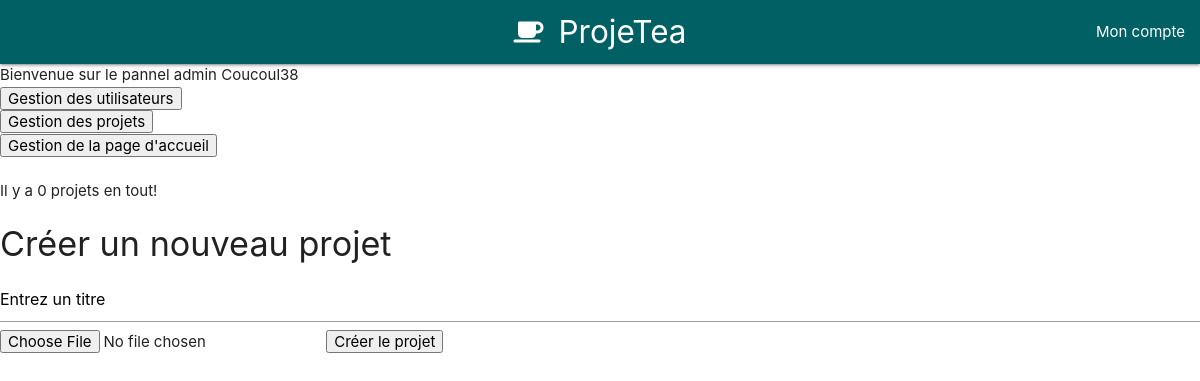
Page /admin.php?id=projects (signed in) on the earlier database version.
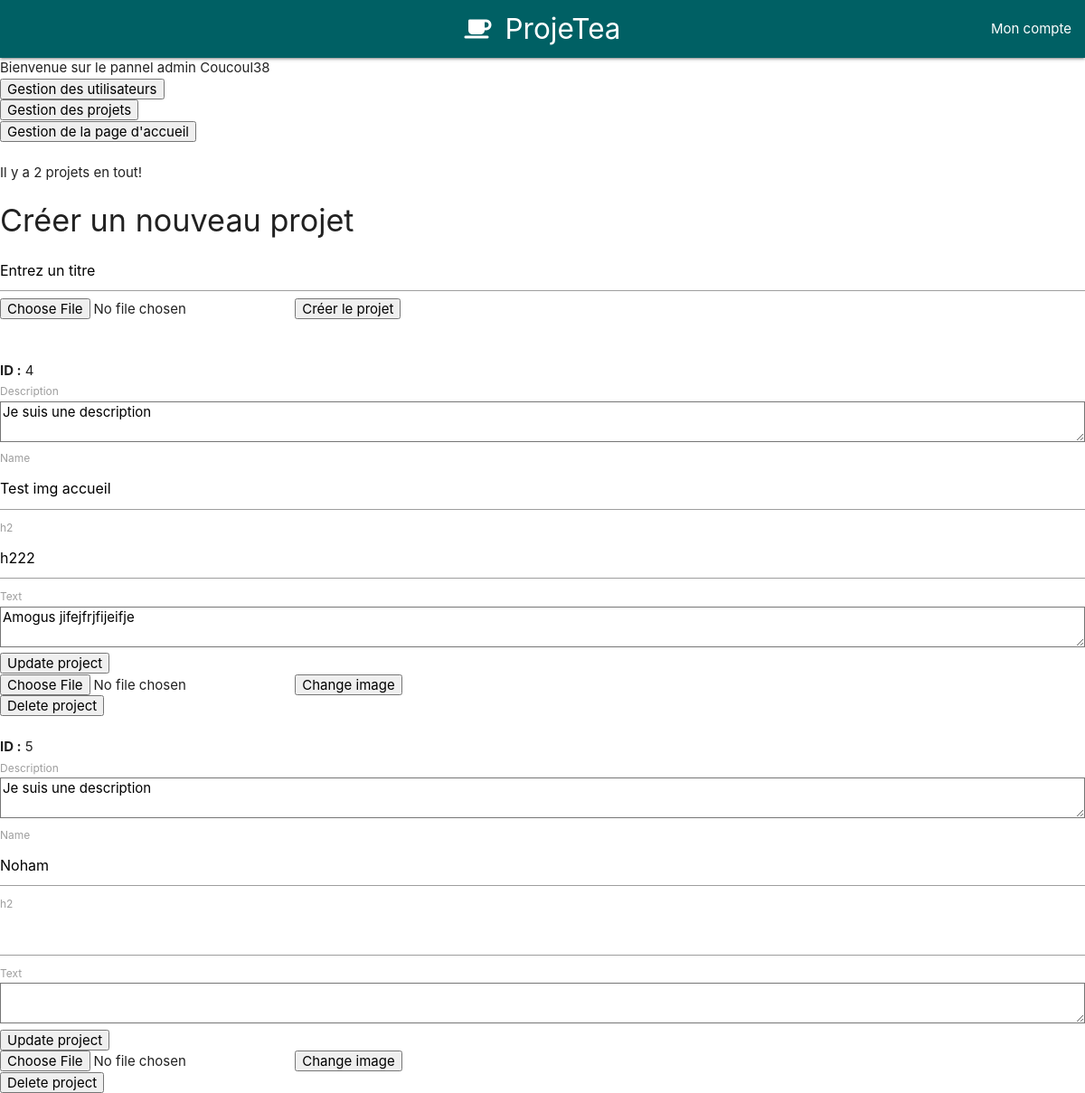
Same page on the later database version.
### tables this page shows
CREATE TABLE `projects` (
  `id` int(100) NOT NULL,
  `name` varchar(200) NOT NULL,
  `img_parallax` varchar(200) DEFAULT NULL,
  `h2` varchar(100) DEFAULT NULL,
  `p1` text,
  `description` varchar(255) NOT NULL DEFAULT 'Je suis une description'
);

### admin.php (the view, shortened to what this page needs)
<?php require "cfg/config.php";
?>
<!DOCTYPE html>
<html lang="fr">
    <head>
      <?php
      require "components/head.php";
      ?>
    </head>
    <body>
        <?php require "components/navbar.php";
        if($_SESSION['user']['admin']==1){
            echo "Bienvenue sur le pannel admin ".$_SESSION['user']['username']."<br>";
            ?>
            <form method='post' action = "admin.php?id=users">
                <input type='submit' value='Gestion des utilisateurs'>
            </form>
            <form method='post' action = "admin.php?id=projects">
                <input type='submit' value='Gestion des projets'>
            </form>
            <form method='post' action="admin.php?id=home">
                <input type='submit' value="Gestion de la page d'accueil">
            </form>
            <?php
            if($_GET['id']=="projects"){
                $sql = "SELECT COUNT(*) FROM projects";
                $pre = $pdo->prepare($sql);
                $pre->execute();
                $projectCount = $pre->fetchColumn();
                echo "<br>Il y a ".$projectCount." projets en tout!<br>";
                $sql = "SELECT * FROM projects";
                $pre = $pdo->prepare($sql);
                $pre->execute();
                $projectList = $pre->fetchall();
                ?>
                <h4>Créer un nouveau projet</h4>
                <form method='post' action='actions/createProject.php' enctype="multipart/form-data">
                    <input type='text' name='title' value='Entrez un titre'>
                    <input type='file' name='image'>
                    <input type='submit' value='Créer le projet'>
                </form><br>
                <?php
                foreach($projectList as $project){
                    echo "<br><b>ID :</b> ".$project[0]."<br>";
                    ?>
                    <form method='post' action="actions/rename.php?id=project" enctype="multipart/form-data">
                        <label for="description">Description</label>
                        <textarea name="description"><?php echo $project[5]?></textarea>
                        <label for="newName">Name</label>
                        <input type='text' name="newName" value="<?php echo $project[1]; ?>">
                        <label for="h2">h2</label>
                        <input type='text' name="h2" value="<?php echo $project[3]; ?>">
                        <label for="p1">Text</label>
                        <textarea name="p1"><?php echo $project[4]?></textarea>
                        <input type='submit' value="Update project">
                    </form>
                    <form method='post' action="actions/changeImg.php" enctype="multipart/form-data">
                        <input type='file' name='image'>
                        <input type='submit' value='Change image'>
                    </form>
                    <form method='post' action="actions/delete.php?id=project">
                        <input type='submit' value='Delete project'>
                    </form>
            <?php
                }
            }
        }
        ?>
    </body>
</html>

Differences in the rows shown:
added projects: id "4", description "Je suis une description", newName "Test img accueil", h2 "h222", p1 "Amogus jifejfrjfijeifje"
added projects: id "5", description "Je suis une description", newName "Noham"
Other differences:
$projectCount: "0" → "2"
